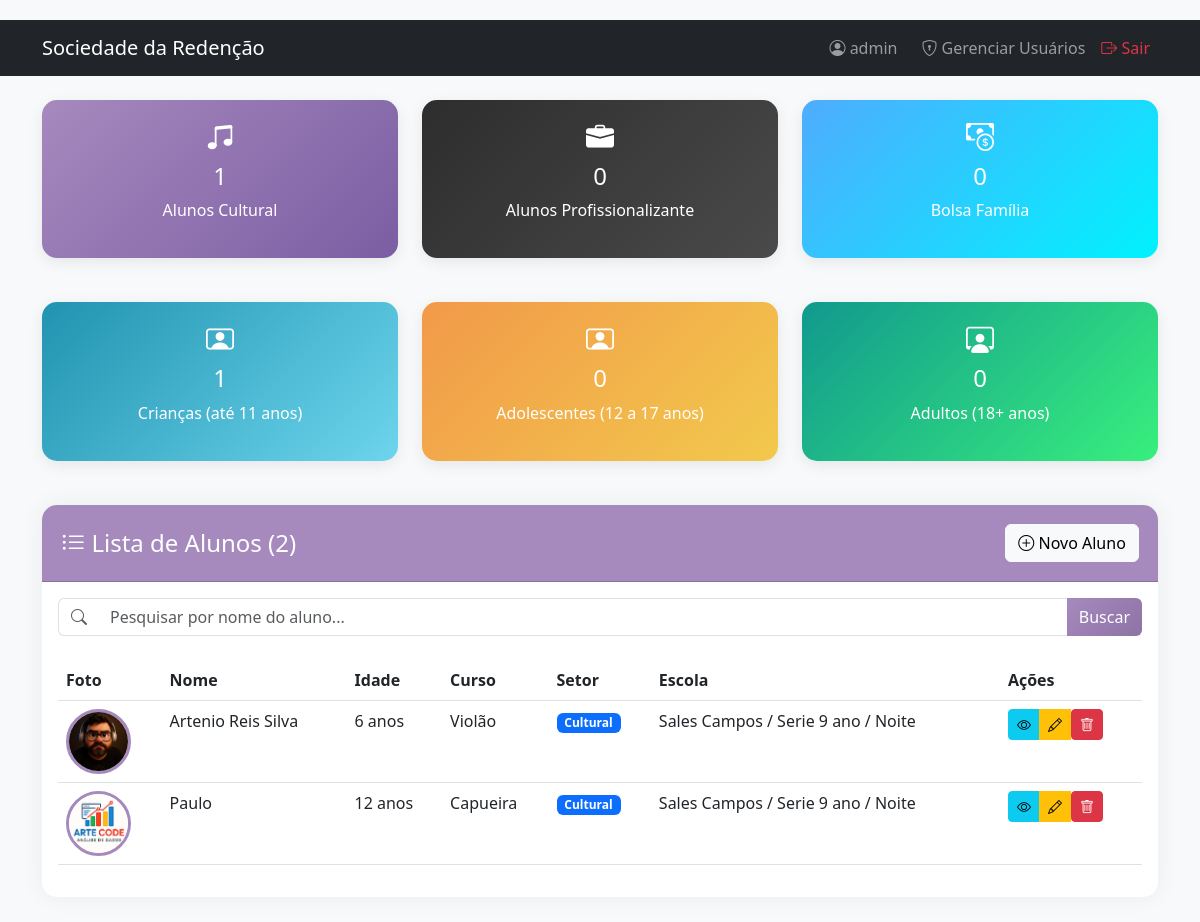
/ (signed in), run on the app's committed database.
### models.py (models this page shows, shortened)
class Aluno(db.Model):
    id = db.Column(db.Integer, primary_key=True)
    foto = db.Column(db.String(200), nullable=True)
    nome_completo = db.Column(db.String(100), nullable=False)
    cpf = db.Column(db.String(14), nullable=True)
    telefone = db.Column(db.String(20), nullable=True)
    data_nascimento = db.Column(db.Date, nullable=False)
    idade = db.Column(db.Integer, nullable=False)
    nome_pais = db.Column(db.String(100), nullable=False)
    curso = db.Column(db.String(100), nullable=False)
    setor = db.Column(db.String(20), nullable=False)
    endereco = db.Column(db.String(200), nullable=False)
    escola = db.Column(db.String(100), nullable=False)
    trabalho_ficha_adulto = db.Column(db.Boolean, default=False)
    nome_trabalho_profissao = db.Column(db.String(100), nullable=True)
    bolsa_familia = db.Column(db.Boolean, default=False)
    irmaos = db.Column(db.Integer, default=0)
    renda_familiar = db.Column(db.Float, nullable=False)
    pessoas_residencia = db.Column(db.Integer, nullable=False)
    desistencia = db.Column(db.String(10), default='NÃO')
    observacao = db.Column(db.Text, nullable=True)
    data_cadastro = db.Column(db.DateTime, default=datetime.utcnow)

### app.py (the view)
@app.route('/')
@login_required
def index():
    termo_busca = request.args.get('q', '')
    if termo_busca:
        alunos = Aluno.query.filter(Aluno.nome_completo.ilike(f'%{termo_busca}%')).order_by(Aluno.nome_completo).all()
    else:
        alunos = Aluno.query.order_by(Aluno.nome_completo).all()
    cultural = Aluno.query.filter_by(setor='CULTURAL', desistencia='NÃO').count()
    profissional = Aluno.query.filter_by(setor='PROFISSIONALIZANTE', desistencia='NÃO').count()
    bolsa = Aluno.query.filter_by(bolsa_familia=True, desistencia='NÃO').count()
    criancas = Aluno.query.filter(Aluno.idade < 12, Aluno.desistencia == 'NÃO').count()
    adolescentes = Aluno.query.filter(Aluno.idade >= 12, Aluno.idade < 18, Aluno.desistencia == 'NÃO').count()
    adultos = Aluno.query.filter(Aluno.idade >= 18, Aluno.desistencia == 'NÃO').count()
    return render_template('index.html', alunos=alunos, cultural=cultural, profissionalizante=profissional,
                           bolsa_familia=bolsa, criancas=criancas, adolescentes=adolescentes, adultos=adultos,
                           total_alunos=len(alunos), termo_busca=termo_busca)

### app.py (called while the page is built)
def login_required(f):
    @wraps(f)
    def decorated_function(*args, **kwargs):
        if 'logged_in' not in session:
            return redirect(url_for('login'))
        return f(*args, **kwargs)
    return decorated_function

@app.context_processor
def utility_processor():
    def format_currency(value):
        return f"R$ {value:,.2f}".replace('.', ',') if value is not None else "R$ 0,00"
    def format_date(value):
        return value.strftime('%d/%m/%Y') if value else ""
    def format_boolean(value):
        return "SIM" if value else "NÃO"
    return dict(
        format_currency=format_currency,
        format_date=format_date,
        format_boolean=format_boolean
    )

### templates/index.html (shortened to what this page needs)
{% extends "base.html" %}
{% block content %}
<div class="row mb-4">
    <div class="col-md-4">
        <div class="stat-card stat-cultural">
            <h3><i class="bi bi-music-note-beamed"></i></h3>
            <h4>{{ cultural }}</h4>
            <p>Alunos Cultural</p>
        </div>
    </div>
    <div class="col-md-4">
        <div class="stat-card stat-profissional">
            <h3><i class="bi bi-briefcase-fill"></i></h3>
            <h4>{{ profissionalizante }}</h4>
            <p>Alunos Profissionalizante</p>
        </div>
    </div>
    <div class="col-md-4">
        <div class="stat-card stat-bolsa">
            <h3><i class="bi bi-cash-coin"></i></h3>
            <h4>{{ bolsa_familia }}</h4>
            <p>Bolsa Família</p>
        </div>
    </div>
</div>
<div class="row mb-4">
    <div class="col-md-4">
        <div class="stat-card stat-crianca">
            <h3><i class="bi bi-person-video"></i></h3>
            <h4>{{ criancas }}</h4>
            <p>Crianças (até 11 anos)</p>
        </div>
    </div>
    <div class="col-md-4">
        <div class="stat-card stat-adolescente">
            <h3><i class="bi bi-person-video"></i></h3>
            <h4>{{ adolescentes }}</h4>
            <p>Adolescentes (12 a 17 anos)</p>
        </div>
    </div>
    <div class="col-md-4">
        <div class="stat-card stat-adulto">
            <h3><i class="bi bi-person-workspace"></i></h3>
            <h4>{{ adultos }}</h4>
            <p>Adultos (18+ anos)</p>
        </div>
    </div>
</div>
<div class="card">
    <div class="card-header d-flex justify-content-between align-items-center">
        <h4 class="mb-0"><i class="bi bi-list-ul"></i> Lista de Alunos ({{ total_alunos }})</h4>
        <a href="{{ url_for('cadastrar') }}" class="btn btn-light">
            <i class="bi bi-plus-circle"></i> Novo Aluno
        </a>
    </div>
    <div class="card-body">
        <form method="GET" action="{{ url_for('index') }}" class="mb-4">
            <div class="input-group">
                <span class="input-group-text bg-white border-end-0">
                    <i class="bi bi-search text-muted"></i>
                </span>
                <input type="text" name="q" class="form-control border-start-0"
                       placeholder="Pesquisar por nome do aluno..." value="{{ termo_busca }}">
                <button class="btn btn-primary" type="submit">Buscar</button>
            </div>
        </form>
        {% if alunos %}
        <div class="table-responsive">
            <table class="table table-hover">
                <thead>
                    <tr>
                        <th>Foto</th>
                        <th>Nome</th>
                        <th>Idade</th>
                        <th>Curso</th>
                        <th>Setor</th>
                        <th>Escola</th>
                        <th>Ações</th>
                    </tr>
                </thead>
                <tbody>
                    {% for aluno in alunos %}
                    <tr>
                        <td>
                            {% if aluno.foto %}
                            <img src="{{ url_for('uploaded_file', filename=aluno.foto) }}"
                                 class="aluno-foto"
                                 alt="{{ aluno.nome_completo }}">
                            {% else %}
                            <div class="aluno-foto bg-secondary d-flex align-items-center justify-content-center">
                                <i class="bi bi-person-fill text-white" style="font-size: 2rem;"></i>
                            </div>
                            {% endif %}
                        </td>
                        <td>{{ aluno.nome_completo }}</td>
                        <td>{{ aluno.idade }} anos</td>
                        <td>{{ aluno.curso }}</td>
                        <td>
                            {% if aluno.setor == 'CULTURAL' %}
                            <span class="badge bg-primary">Cultural</span>
                            {% else %}
                            <span class="badge bg-success">Profissionalizante</span>
                            {% endif %}
                        </td>
                        <td>{{ aluno.escola }}</td>
                        <td>
                            <div class="btn-group" role="group">
                                <a href="{{ url_for('visualizar', id=aluno.id) }}"
                                   class="btn btn-sm btn-info" title="Visualizar">
                                    <i class="bi bi-eye"></i>
                                </a>
                                <a href="{{ url_for('editar', id=aluno.id) }}"
                                   class="btn btn-sm btn-warning" title="Editar">
                                    <i class="bi bi-pencil"></i>
                                </a>
                                <form action="{{ url_for('excluir', id=aluno.id) }}"
                                      method="POST"
                                      class="d-inline"
                                      onsubmit="return confirm('Tem certeza que deseja excluir este aluno?');">
                                    <button type="submit" class="btn btn-sm btn-danger" title="Excluir">
                                        <i class="bi bi-trash"></i>
                                    </button>
                                </form>
                            </div>
                        </td>
                    </tr>
                    {% endfor %}
                </tbody>
            </table>
        </div>
        {% endif %}
    </div>
</div>
{% endblock %}

### static/css/style.css (style rules this page uses)
:root { --primary-color: #a689bd; --secondary-color: #2d2d2d; --success-color: #28a745; --info-color: #17a2b8; --warning-color: #ffc107; --danger-color: #dc3545; --light-color: #f8f9fa; --dark-color: #2d2d2d; }
body { background-color: #f8f9fa; font-family: 'Segoe UI', Tahoma, Geneva, Verdana, sans-serif; padding-top: 20px; }
.card { border: none; box-shadow: 0 0 25px rgba(0,0,0,0.06); border-radius: 15px; margin-bottom: 25px; }
.card-header { background-color: var(--primary-color); color: white; border-radius: 15px 15px 0 0 !important; padding: 1.2rem; font-weight: 600; }
.btn-primary { background: linear-gradient(135deg, var(--primary-color) 0%, #8e73a5 100%); border: none; transition: 0.3s; }
.aluno-foto { width: 65px; height: 65px; object-fit: cover; border-radius: 50%; border: 3px solid var(--primary-color); background-color: #fff; }
.stat-card { text-align: center; padding: 20px; border-radius: 15px; color: white; margin-bottom: 20px; box-shadow: 0 4px 15px rgba(0,0,0,0.08); }
.stat-cultural { background: linear-gradient(135deg, var(--primary-color) 0%, #7b5ea3 100%); }
.stat-profissional { background: linear-gradient(135deg, var(--secondary-color) 0%, #4a4a4a 100%); }
.stat-bolsa { background: linear-gradient(135deg, #4facfe 0%, #00f2fe 100%); }
.stat-crianca { background: linear-gradient(135deg, #2193b0 0%, #6dd5ed 100%); }
.stat-adolescente { background: linear-gradient(135deg, #f2994a 0%, #f2c94c 100%); }
.stat-adulto { background: linear-gradient(135deg, #11998e 0%, #38ef7d 100%); }

### data on the page
Aluno: foto (picture), nome_completo "Artenio Reis Silva", idade "6", curso "Violão", setor "Cultural", escola "Sales Campos / Serie 9 ano / Noite"
Aluno: foto (picture), nome_completo "Paulo", idade "12", curso "Capueira", setor "Cultural", escola "Sales Campos / Serie 9 ano / Noite"

### other printed values
{{ session.username }} "admin"
{{ cultural }} "1"
{{ profissionalizante }} "0"
{{ bolsa_familia }} "0"
{{ criancas }} "1"
{{ adolescentes }} "0"
{{ adultos }} "0"
{{ total_alunos }} "2"
